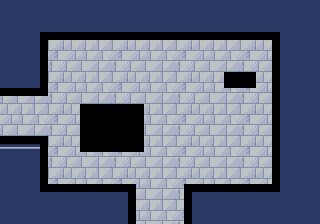

The image is a tile-based game level rendered from a .tmx file. Its description and source (layers, tilesets, objects; grid data summarised) follow:
An orthogonal 40x28 tile map with 8x8 px tiles, 3 tile layers (gfx, walls, spikes) and 5 objects (3x Enemy, 2x Item).

<map version="1.10" tiledversion="1.10.2" orientation="orthogonal" renderorder="right-down" width="40" height="28" tilewidth="8" tileheight="8" infinite="0" nextlayerid="5" nextobjectid="6">
 <tileset firstgid="1" source="water-temple.tsx" />
 <layer id="1" name="gfx" width="40" height="28">
  <data>[1120 cells, 1120 non-empty, 76 distinct tile ids]</data>
 </layer>
 <layer id="2" name="walls" width="40" height="28">
  <data>[1120 cells, 103 non-empty, 1 distinct tile ids]</data>
 </layer>
 <objectgroup id="4" name="objs">
  <object id="1" name="Octopus" type="Enemy" x="216" y="96">
   <point />
  </object>
  <object id="2" name="Octopus" type="Enemy" x="224" y="160">
   <point />
  </object>
  <object id="3" name="Siren" type="Enemy" x="104" y="80">
   <properties>
    <property name="walk" value="R120,L120" />
   </properties>
   <point />
  </object>
  <object id="4" name="Sword" type="Item" x="240" y="56">
   <point />
  </object>
  <object id="5" name="HeartItem" type="Item" x="248" y="128">
   <point />
  </object>
 </objectgroup>
 <layer id="3" name="spikes" width="40" height="28">
  <data>[1120 cells, 56 non-empty, 1 distinct tile ids]</data>
 </layer>
</map>
